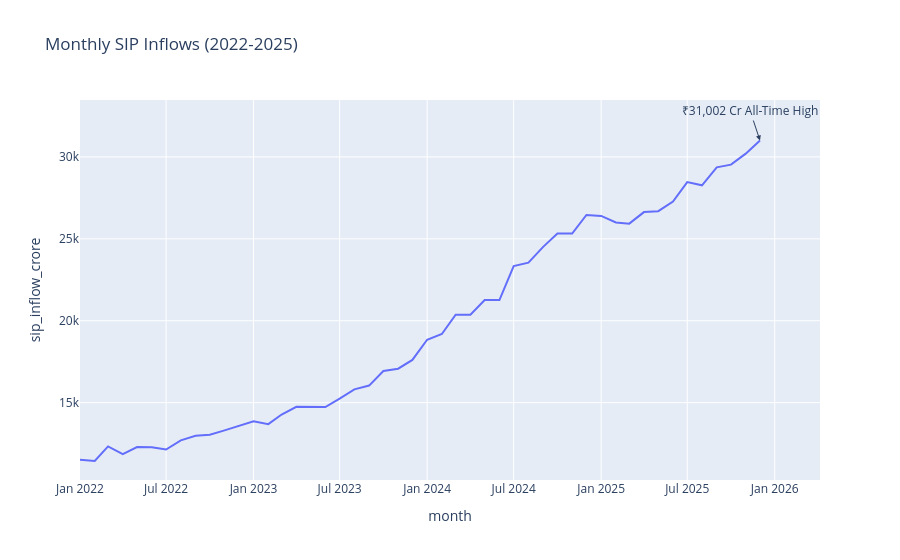

The notebook cell saved with this chart:
### Code cell
fig = px.line(
    sip,
    x="month",
    y="sip_inflow_crore",
    title="Monthly SIP Inflows (2022-2025)"
)

fig.add_annotation(
    x=max_row["month"],
    y=max_row["sip_inflow_crore"],
    text="₹31,002 Cr All-Time High",
    showarrow=True,
    arrowhead=2
)

fig.show()
